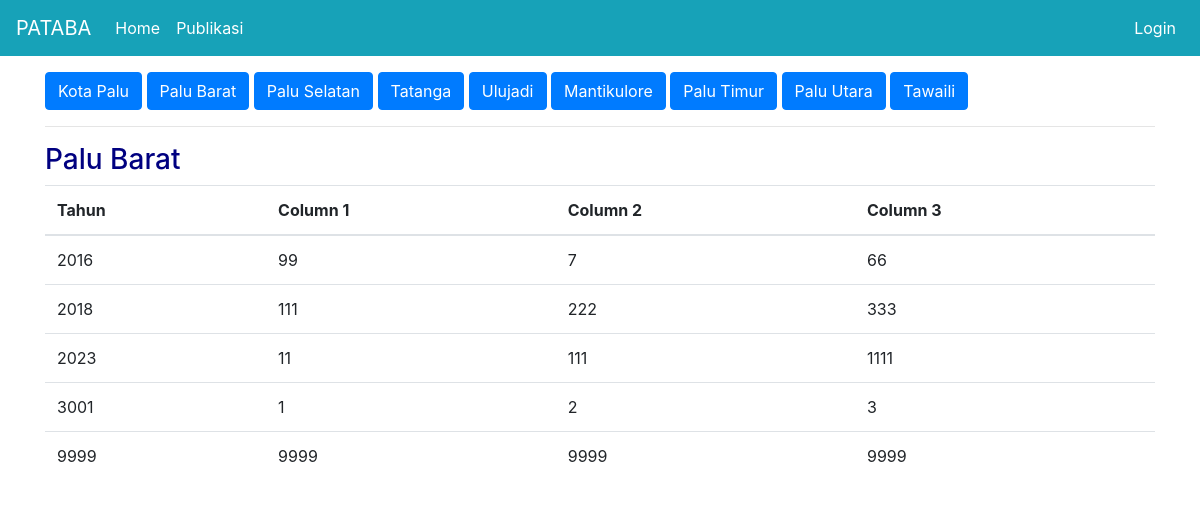
/a/1, run on an earlier commit of the app's database.
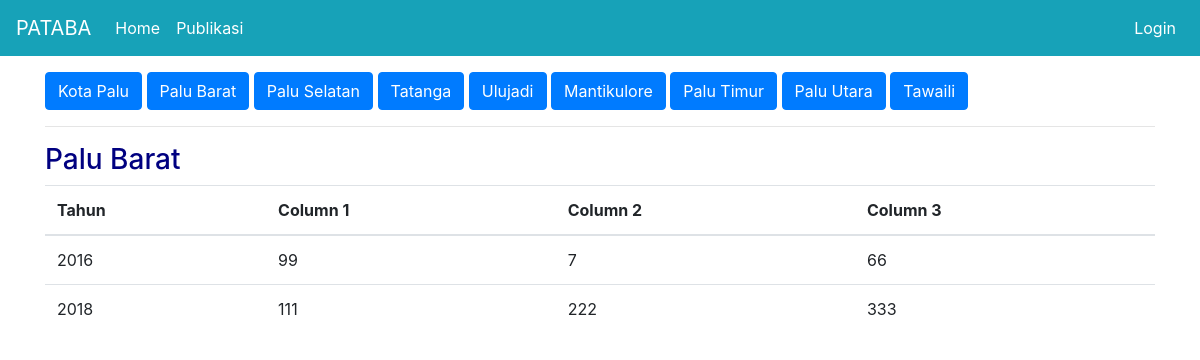
And on a later commit of the database.
### publication/models.py (models this page shows)
class Districts(db.Model):
  id = db.Column(db.Integer(), primary_key=True)
  name = db.Column(db.String(), nullable=False)
  user = db.relationship('Users', backref='district_owned_user', lazy=True)

class DinasA(db.Model):
  id = db.Column(db.Integer(), primary_key=True)
  tahun = db.Column(db.String(length=4), nullable=False)
  col1 = db.Column(db.Integer())
  col2 = db.Column(db.Integer())
  col3 = db.Column(db.Integer())
  district_id = db.Column(db.Integer(), db.ForeignKey('districts.id'), nullable=True)

### publication/routes.py (the view)
@app.route('/a/<int:district_id>')
def dinas_a_kec(district_id):
  data = DinasA.query.filter_by(district_id=district_id).order_by(DinasA.tahun).all()
  id_path = int(str(request.path)[-1])
  district_name = Districts.query.filter_by(id=district_id).first()
  return render_template('dinas_a_kec.html', data=data, district_id=district_id, id_path=id_path, district_name=district_name)

### publication/templates/dinas_a_kec.html (shortened to what this page needs)
{% extends 'base.html' %}
{% block content %}
  <div class="container">
    <a href="{{ url_for('dinas_a') }}" class="btn btn-primary">Kota Palu</a>
    <a href="{{ url_for('dinas_a_kec', district_id=1) }}" class="btn btn-primary">Palu Barat</a>
    <a href="{{ url_for('dinas_a_kec', district_id=2) }}" class="btn btn-primary">Palu Selatan</a>
    <a href="{{ url_for('dinas_a_kec', district_id=3) }}" class="btn btn-primary">Tatanga</a>
    <a href="{{ url_for('dinas_a_kec', district_id=4) }}" class="btn btn-primary">Ulujadi</a>
    <a href="{{ url_for('dinas_a_kec', district_id=5) }}" class="btn btn-primary">Mantikulore</a>
    <a href="{{ url_for('dinas_a_kec', district_id=6) }}" class="btn btn-primary">Palu Timur</a>
    <a href="{{ url_for('dinas_a_kec', district_id=7) }}" class="btn btn-primary">Palu Utara</a>
    <a href="{{ url_for('dinas_a_kec', district_id=8) }}" class="btn btn-primary">Tawaili</a>
    <hr>
    <h3>{{ district_name.name }}</h3>
    <table class="table">
      <thead>
        <tr>
          <th scope="col">Tahun</th>
          <th scope="col">Column 1</th>
          <th scope="col">Column 2</th>
          <th scope="col">Column 3</th>
        </tr>
      </thead>
      <tbody>
        {% for d in data %}
        <tr>
            <td>{{ d.tahun }}</td>
            <td>{{ d.col1 }}</td>
            <td>{{ d.col2 }}</td>
            <td>{{ d.col3 }}</td>
        {% endfor %}
      </tbody>
    </table>
  </div>
{% endblock %}

### publication/templates/base.html (shortened to what this page needs)
<!doctype html>
<html lang="en">
  <head>
    <link rel="stylesheet" href="https://cdn.jsdelivr.net/npm/bootstrap@4.5.3/dist/css/bootstrap.min.css">
    <link rel="stylesheet" href="{{ url_for('static', filename='css/style.css') }}">
  </head>
  <body>
    <nav class="navbar navbar-expand-md navbar-dark bg-info my-navbar">
      <a class="navbar-brand" href="#">PATABA</a>
      <div class="collapse navbar-collapse" id="navbarNav">
        <ul class="navbar-nav mr-auto">
          <li class="nav-item active">
              <a class="nav-link" href="{{ url_for('home_page') }}">Home <span class="sr-only">(current)</span></a>
          </li>
          <li class="nav-item active">
            <a class="nav-link" href="{{ url_for('publikasi_page') }}">Publikasi</a>
          </li>
        </ul>
        {% if current_user.is_authenticated %}
          <ul class="navbar-nav">
            <li class="nav-item active">
                <a class="nav-link">Welcome, {{ current_user.name }}</a>
            </li>
            <li class="nav-item active">
                <a class="nav-link" href="{{ url_for('logout_page') }}">Logout</a>
            </li>
          </ul>
        {% else %}
          <ul class="navbar-nav">
            <li class="nav-item active">
                <a class="nav-link" href="{{ url_for('login_page') }}">Login</a>
            </li>
          </ul>
        {% endif %}
      </div>
    </nav>
    {% block content %}
    {% endblock %}
  </body>
</html>

### publication/static/css/style.css (style rules this page uses)
body { background-color: white; color: navy; }

What changed in the data, as far as the page shows it:
removed DinasA: tahun "2023", col1 "11", col2 "111", col3 "1111"
removed DinasA: tahun "3001", col1 "1", col2 "2", col3 "3"
removed DinasA: tahun "9999", col1 "9999", col2 "9999", col3 "9999"
